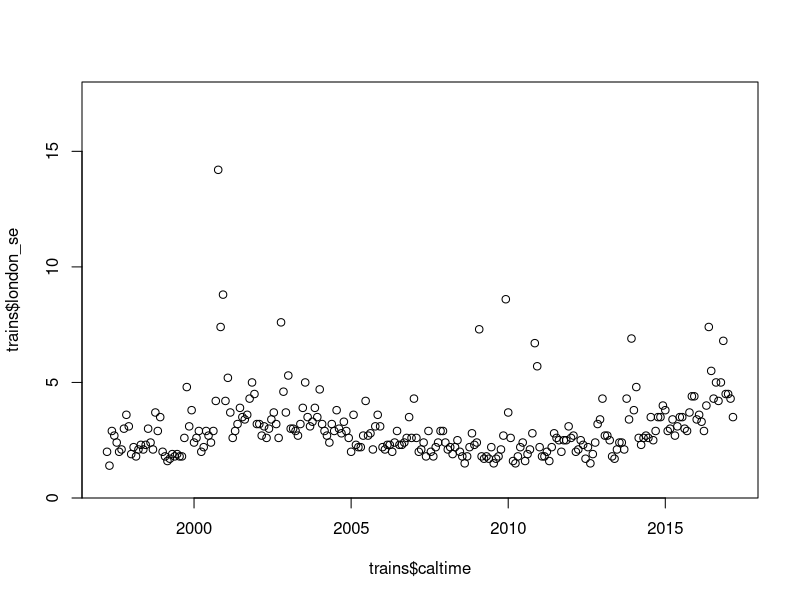
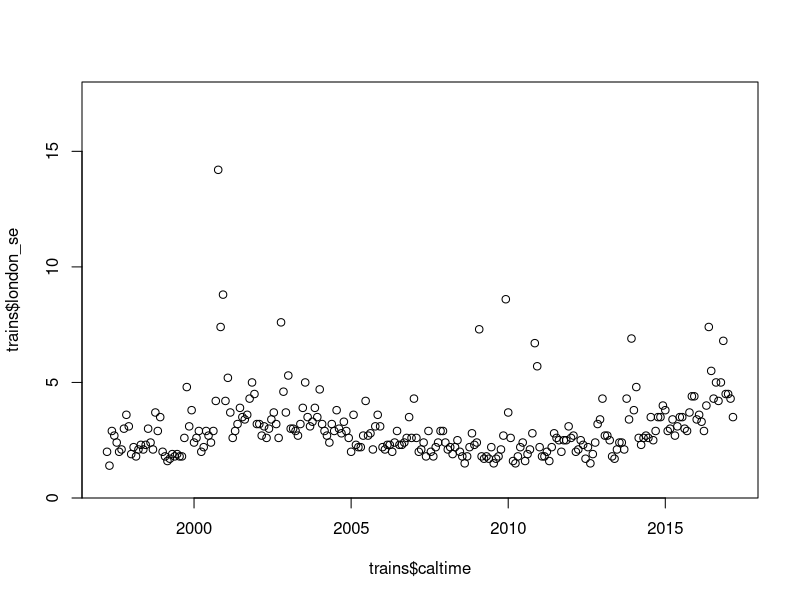

Recreate these plots in R, in order.
# making and editing SVG

library(svglite) # svglite makes tidier, simpler, easy-to-read SVG
library(readr)

# read in the trains data
trains<-read_csv('../data/traindelays.csv')
trains$calyear<-trains$finyear
trains$calyear[trains$fourweek>10]<-trains$finyear[trains$fourweek>10]+1
trains$calperiod<-trains$fourweek+3
trains$calperiod[trains$fourweek>10]<-trains$fourweek[trains$fourweek>10]-10
trains$caltime<-trains$calyear+((trains$calperiod-1)/13)

# make a train delays plot, first with grDevices::svg, then svglite::svglite
svg("trains.svg")
plot(trains$caltime, trains$london_se,
     ylim=c(0,18), yaxs="i")
dev.off()
svglite("trains_lite.svg")
  plot(trains$caltime, trains$london_se,
       ylim=c(0,18), yaxs="i")
dev.off()
